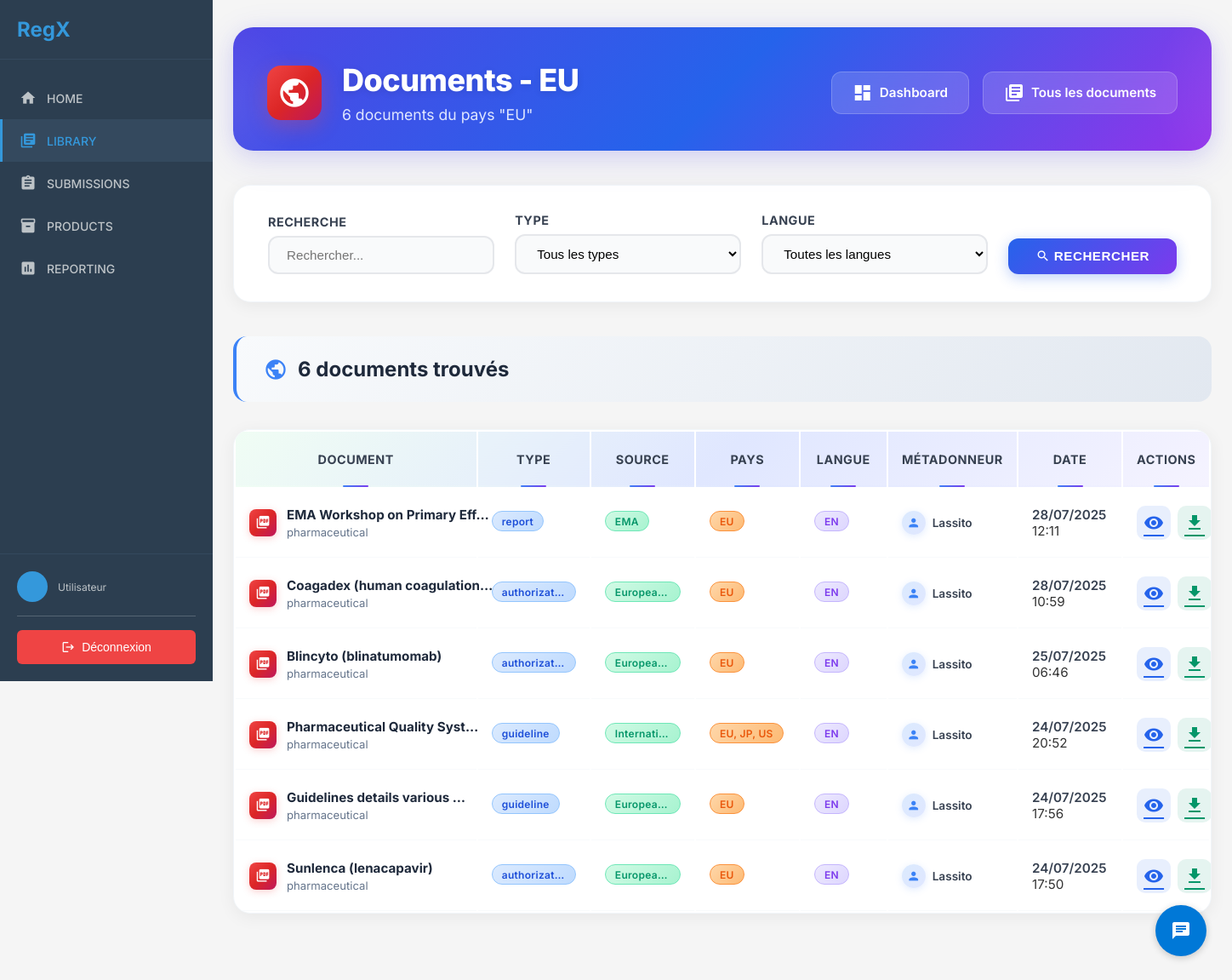
Before: /client/library/country/EU/ with the older database file.
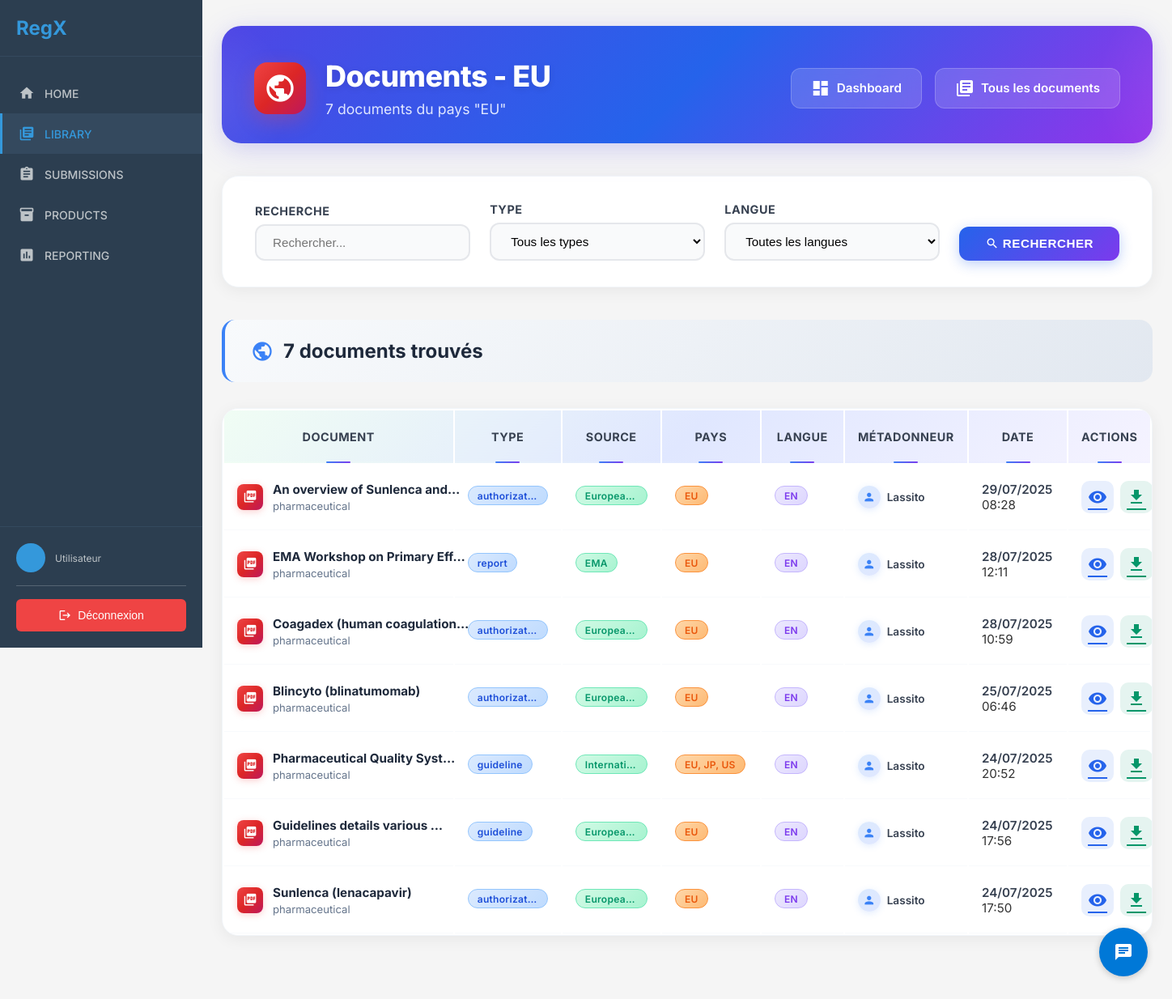
After: the same page with the newer database file.
### rawdocs/models.py (models this page shows, shortened)
class RawDocument(models.Model):
    url = models.URLField(help_text="URL d'origine du PDF", blank=True)
    file = models.FileField(upload_to=pdf_upload_to, help_text="Fichier PDF téléchargé")
    created_at = models.DateTimeField(auto_now_add=True)
    owner = models.ForeignKey(
        settings.AUTH_USER_MODEL,
        on_delete=models.CASCADE,
        related_name='raw_documents',
        null=True, blank=True,
        help_text="Utilisateur qui a téléchargé ce document"
    )
    is_validated = models.BooleanField(default=False, help_text="Document validé par un métadonneur")
    validated_at = models.DateTimeField(null=True, blank=True)
    is_ready_for_expert = models.BooleanField(default=False, help_text="Document prêt pour révision expert")
    expert_ready_at = models.DateTimeField(null=True, blank=True,
                                           help_text="Date à laquelle le document est devenu prêt pour l'expert")
    total_pages = models.IntegerField(default=0, help_text="Nombre total de pages")
    pages_extracted = models.BooleanField(default=False, help_text="Pages extraites individuellement")
    title = models.TextField(blank=True, help_text="Titre du document")
    doc_type = models.CharField("Type", max_length=100, blank=True, help_text="Type du document (guide, rapport…)")
    publication_date = models.CharField(max_length=100, blank=True, help_text="Date de publication")
    version = models.CharField(max_length=50, blank=True, help_text="Version extraite")
    source = models.CharField(max_length=255, blank=True, help_text="Organisation émettrice (EMA, FDA…)")
    context = models.TextField(blank=True, help_text="Contexte extrait (2 phrases max)")
    country = models.CharField(max_length=100, blank=True, help_text="Pays détecté (GPE ou TLD)")
    language = models.CharField(max_length=10, blank=True, help_text="Langue détectée (fr, en…)")
    url_source = models.URLField(blank=True, help_text="URL d'origine pour référence")

### client/library/views.py (the view)
# urls.py: path('country/<str:country>/', views.documents_by_country, name='documents_by_country'),
def documents_by_country(request, country):
    search = request.GET.get('search', '')
    document_type = request.GET.get('type', '')
    language = request.GET.get('language', '')
    documents_qs = RawDocument.objects.filter(
        is_validated=True,
        country__icontains=country
    ).select_related('owner')
    if search:
        documents_qs = documents_qs.filter(
            Q(title__icontains=search) |
            Q(source__icontains=search) |
            Q(context__icontains=search)
        )
    if document_type:
        documents_qs = documents_qs.filter(doc_type__icontains=document_type)
    if language:
        documents_qs = documents_qs.filter(language__icontains=language)
    documents_qs = documents_qs.order_by('-created_at')
    paginator = Paginator(documents_qs, 50)
    page_number = request.GET.get('page')
    documents = paginator.get_page(page_number)
    document_types = RawDocument.objects.filter(is_validated=True).exclude(doc_type='').values_list('doc_type',
                                                                                                    flat=True).distinct()
    languages = RawDocument.objects.filter(is_validated=True).exclude(language='').values_list('language',
                                                                                               flat=True).distinct()
    context = {
        'documents': documents,
        'country': country,
        'document_types': document_types,
        'languages': languages,
        'filters': {
            'search': search,
            'type': document_type,
            'language': language,
        }
    }
    return render(request, 'client/library/documents_by_country.html', context)

### chatbot/templatetags/chatbot_tags.py (called while the page is built)
@register.simple_tag
def chatbot_widget():
    return render_to_string('chatbot/chatbot_widget.html')

### client/templatetags/document_filters.py (called while the page is built)
@register.filter
def document_title(document):
    if document.title and document.title.strip():
        return document.title.strip()
    if document.file:
        clean_name = clean_filename(document.file)
        if clean_name:
            return clean_name
    return "Document sans titre"

### templates/client/library/documents_by_country.html (shortened to what the changed rows need)
{% extends 'client/base.html' %}
{% load static %}
{% load document_filters %}
{% block content %}
<div class="library-container">
    <div class="page-header">
        <div class="page-header-content">
            <div class="page-header-left">
                <div class="page-header-titles">
                    <h1>Documents - {{ country }}</h1>
                    <p>{{ documents.paginator.count }} document{{ documents.paginator.count|pluralize }} du pays "{{ country }}"</p>
                </div>
            </div>
        </div>
    </div>
    <div class="results-header">
        <h2>
            <i class="material-icons">public</i>
            {{ documents.paginator.count }} document{{ documents.paginator.count|pluralize }} trouvé{{ documents.paginator.count|pluralize }}
        </h2>
    </div>
    {% if documents %}
    <div class="table-wrap">
        <div class="overflow-x-auto">
            <table>
                <thead>
                    <tr>
                        <th>Document</th>
                        <th>Type</th>
                        <th>Source</th>
                        <th>Pays</th>
                        <th>Langue</th>
                        <th>Métadonneur</th>
                        <th>Date</th>
                        <th>Actions</th>
                    </tr>
                </thead>
                <tbody>
                    {% for document in documents %}
                    <tr onclick="location.href='{% url 'client:library:document_detail' document.pk %}'">
                        <td>
                            <div class="document-icon-container">
                                <div class="document-table-icon">
                                    <i class="material-icons">picture_as_pdf</i>
                                </div>
                                <div class="flex-1 min-w-0">
                                    <span class="doc-title" title="{{ document|document_title }}">
                                        {{ document|document_title|truncatechars:28 }}
                                    </span>
                                    {% if document.context %}
                                    <div class="doc-context" title="{{ document.context }}">
                                        {{ document.context|truncatechars:30 }}
                                    </div>
                                    {% endif %}
                                </div>
                            </div>
                        </td>
                        <td>
                            {% if document.doc_type %}
                            <span class="badge-blue" title="{{ document.doc_type }}">
                                {{ document.doc_type|truncatechars:15 }}
                            </span>
                            {% else %}
                            <span class="badge-gray">-</span>
                            {% endif %}
                        </td>
                        <td>
                            {% if document.source %}
                            <span class="badge-green" title="{{ document.source }}">
                                {{ document.source|truncatechars:12 }}
                            </span>
                            {% else %}
                            <span class="badge-gray">-</span>
                            {% endif %}
                        </td>
                        <td>
                            {% if document.country %}
                            <span class="badge-orange" title="{{ document.country }}">
                                {{ document.country|truncatechars:12 }}
                            </span>
                            {% else %}
                            <span class="badge-gray">-</span>
                            {% endif %}
                        </td>
                        <td>
                            {% if document.language %}
                            <span class="badge-purple" title="{{ document.language }}">
                                {{ document.language|upper|truncatechars:10 }}
                            </span>
                            {% else %}
                            <span class="badge-gray">-</span>
                            {% endif %}
                        </td>
                        <td>
                            <div class="doc-meta-user">
                                <span class="avatar">
                                    <i class="material-icons">person</i>
                                </span>
                                <span>{{ document.owner.username|default:"Anonyme" }}</span>
                            </div>
                        </td>
                        <td>
                            <div style="font-weight: 600; color: #374151;">{{ document.created_at|date:"d/m/Y" }}</div>
                            <div class="text-xs text-gray-400">{{ document.created_at|date:"H:i" }}</div>
                        </td>
                        <td>
                            <div class="doc-actions">
                                <a href="{% url 'client:library:document_detail' document.pk %}" class="view" title="Voir le détail"
                                   onclick="event.stopPropagation();">
                                    <i class="material-icons">visibility</i>
                                </a>
                                <a href="{% url 'client:library:download_document' document.pk %}" class="download" title="Télécharger"
                                   onclick="event.stopPropagation();">
                                    <i class="material-icons">download</i>
                                </a>
                            </div>
                        </td>
                    </tr>
                    {% endfor %}
                </tbody>
            </table>
        </div>
    </div>
    {% endif %}
</div>
{% endblock %}

Changed rows visible on the page:
added RawDocument: title "An overview of Sunlenca and…", context "pharmaceutical", doc_type "authorizat…", source "Europea…", country "EU", language "EN", owner.username "Lassito", created_at "29/07/2025", created_at "08:28"
Other visible differences:
{{ documents.paginator.count }}: "6" → "7"
